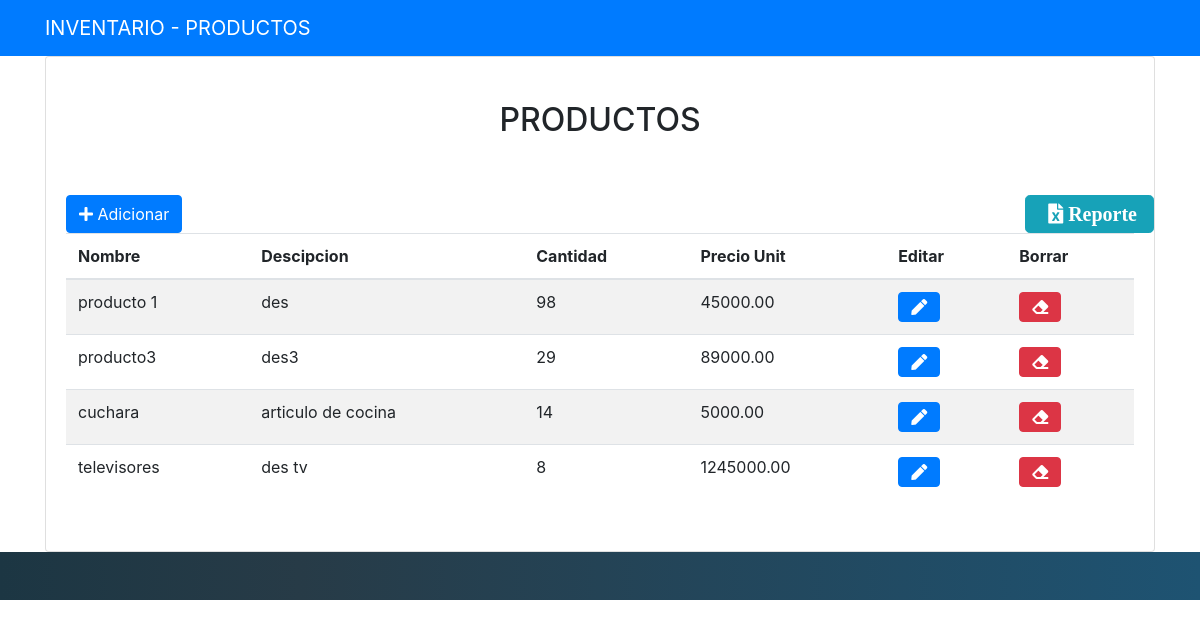
The app's page /GuardaProducto with its own data.
### apiproduct/models.py (models this page shows, shortened)
class Producto(models.Model):
    id          = models.AutoField(primary_key=True)
    nombre      = models.CharField(max_length=100)
    descripcion = models.CharField(max_length=255)
    precio      = models.DecimalField(max_digits=14, decimal_places=2, null=False)
    cantidad    = models.IntegerField()
    class Meta:
        db_table = 'Producto'
        verbose_name_plural = 'Productos'

### apiproduct/views.py (the view, shortened to what this page needs)
# urls.py: path('GuardaProducto', views.GuardaProducto, name='GuardaProducto'),
def GuardaProducto(request):
   productos = Producto.objects.all()
   return render(request, "index.html", context={'productos': productos})

### templates/index.html (shortened to what this page needs)
{% extends "base.html" %}
{% block content %}
     <section id="speakers" class="mt-4">
      <div class="container">
        <div class="row">
          <div class="col text-center text-uppercase">
            <h2>PRODUCTOS</h2>
          </div>
        </div>
        <br><br>
        <div class="row">
            <a class="btn btn-primary" href="adicionar/"><span title="Agregar Producto" class="fa fa-plus"></span> Adicionar</a>
            <form id="formExportar" name="formExportar" method="POST" action="{% url 'exportarProducto' %}" enctype="multipart/form-data">
                 <button id="btnExportar" name="btnExportar" type="submit" class="btn btn-info  btn-lg pull-right" value="Exportar" style="position: absolute; right: 0;"><i class="fa fa-file-excel pull-right"> Reporte</i></button>
            </form>
        </div>
        <div class="row">
            <table class="table table-striped">
              <thead>
                <tr>
                  <th scope="col">Nombre</th>
                  <th scope="col">Descipcion</th>
                  <th scope="col">Cantidad</th>
                  <th scope="col">Precio Unit</th>
                  <th scope="col">Editar</th>
                  <th scope="col">Borrar</th>
                </tr>
              </thead>
              <tbody>
               {% for product  in productos %}
                   <tr>
                  <td>{{ product.nombre }}</td>
                  <td>{{ product.descripcion }}</td>
                  <td>{{ product.cantidad }}</td>
                  <td>{{ product.precio }}</td>
                  <td> <a class="btn btn-primary" href="details/{{ product.id }}"><span title="Editar Producto" class="fa fa-pen"></span></a></td>
                  <td> <a class="btn btn-danger" href="borrado/{{ product.id }}"><span title="Editar Producto" class="fa fa-eraser"></span></a></td>
                </tr>
               {% endfor %}
              </tbody>
            </table>
        </div>
      </div>
    </section>
{% endblock %}

### templates/base.html (shortened to what this page needs)
{% load static %}
<html>
  <head>
    <link rel="stylesheet" href="https://stackpath.bootstrapcdn.com/bootstrap/4.1.3/css/bootstrap.min.css">
    <link rel="stylesheet" href="https://stackpath.bootstrapcdn.com/font-awesome/4.7.0/css/font-awesome.min.css">
    <link rel="stylesheet" href="/static/assets/css/index.css">
    <link rel="stylesheet" href="/static/assets/css/ionicons.min.css">
    <link rel="stylesheet" href="https://use.fontawesome.com/releases/v5.8.2/css/all.css">
  </head>
  <body data-spy="scroll" data-target="#navbar" data-offset="57">
    <nav id="header" class="navbar navbar-expand-lg navbar-dark bg-primary sticky-top">
      <div class="container">
        <a class="navbar-brand" href="{% url 'login' %}">
          INVENTARIO - PRODUCTOS
        </a>
      </div>
    </nav>
    <div id="content" class="container">
      <div class="card">
        <div class="card-body">
          <p class="card-text">{% block content %}{% endblock %}</p>
        </div>
      </div>
    </div>
    <footer id="footer" class="pb-4 pt-4">
    </footer>
  </body>
</html>

### apiproduct/static/assets/css/index.css (style rules this page uses)
#footer { background: linear-gradient(90deg,#1c3643,#273b47 25%,#1e5372); }

### records on screen
Producto: nombre "producto 1", descripcion "des", cantidad "98", precio "45000.00"
Producto: nombre "producto3", descripcion "des3", cantidad "29", precio "89000.00"
Producto: nombre "cuchara", descripcion "articulo de cocina", cantidad "14", precio "5000.00"
Producto: nombre "televisores", descripcion "des tv", cantidad "8", precio "1245000.00"
